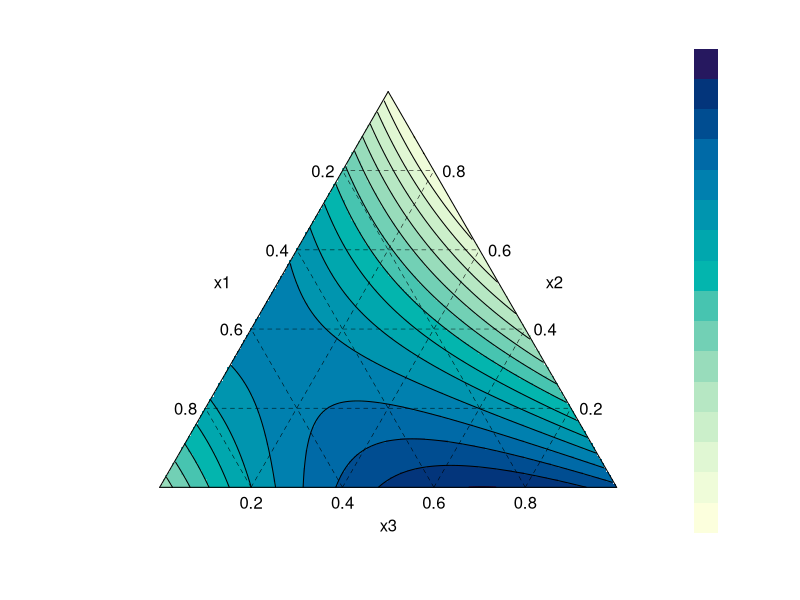

Reproduce this figure in R.
#!/usr/bin/env Rscript
DATAPATH <- Sys.getenv("DATAPATH")

#R code and output:

## Input data.
m = matrix(
c(0.0, 0.0, 1.0, 16.8,
0.0, 0.0, 1.0, 16.0,
0.0, 0.5, 0.5, 10.0,
0.0, 0.5, 0.5,  9.7,
0.0, 0.5, 0.5, 11.8,
0.0, 1.0, 0.0,  8.8,
0.0, 1.0, 0.0, 10.0,
0.5, 0.0, 0.5, 17.7,
0.5, 0.0, 0.5, 16.4,
0.5, 0.0, 0.5, 16.6,
0.5, 0.5, 0.0, 15.0,
0.5, 0.5, 0.0, 14.8,
0.5, 0.5, 0.0, 16.1,
1.0, 0.0, 0.0, 11.0,
1.0, 0.0, 0.0, 12.4), ncol=4, byrow=T)

x1 = m[,1]
x2 = m[,2]
x3 = m[,3]
y  = m[,4]


## Fit model to data.
m1 = lm(y ~ -1 + x1 + x2 + x3 + x1*x2 + x1*x3 + x2*x3)

## Combine model effects for F test.
q = anova(m1)
mss = sum(q[1:6,2])
mdof = round(sum(q[1:6,1]),1)
mmse = mss/mdof
rss = q[7,2]
rdof = q[7,1]
mse = rss/rdof

## Combine and print results.
residual = c(rdof,rss,mse,NA,NA)
model = c(mdof,mss,mmse,mmse/mse,df(mmse/mse,mdof,rdof))
a = data.frame(rbind(model,residual))
names(a) = c("DOF","Sum-of-Squares","MSE","F Value","Prob #> F")
a

#>          DOF Sum-of-Squares         MSE F Value     Prob #> F
#> model      6        2878.27 479.7116667 658.141 1.547746e-13
#> residual   9           6.56   0.7288889      NA           NA

## Print summary of model fit.
summary(m1)

#> Call:
#> lm(formula = y ~ -1 + x1 + x2 + x3 + x1 * x2 + x1 * x3 + x2 * 
#>     x3)
#>
#> Residuals:
#>    Min     1Q Median     3Q    Max 
#>  -0.80  -0.50  -0.30   0.65   1.30 
#>
#> Coefficients:
#>       Estimate Std. Error t value Pr(#>|t|)    
#> x1     11.7000     0.6037  19.381 1.20e-08 ***
#> x2      9.4000     0.6037  15.571 8.15e-08 ***
#> x3     16.4000     0.6037  27.166 6.01e-10 ***
#> x1:x2  19.0000     2.6082   7.285 4.64e-05 ***
#> x1:x3  11.4000     2.6082   4.371  0.00180 ** 
#> x2:x3  -9.6000     2.6082  -3.681  0.00507 ** 
#> ---
#> Signif. codes:  0 ?***? 0.001 ?**? 0.01 ?*? 0.05 ?.? 0.1 ? ? 1 
#>
#> Residual standard error: 0.8537 on 9 degrees of freedom
#> Multiple R-squared: 0.9977,     Adjusted R-squared: 0.9962 
#> F-statistic: 658.1 on 6 and 9 DF,  p-value: 2.271e-11 


## Generate triangular plot.
## Attach lattice library.
library(lattice)

## Generate triangular area for plotting.
trian <- expand.grid(base=seq(0,1,l=100*2), high=seq(0,sin(pi/3),l=87*2))
trian <- subset(trian, (base*sin(pi/3)*2)>high)
trian <- subset(trian, ((1-base)*sin(pi/3)*2)>high)

new <- data.frame(x2=trian$high*2/sqrt(3))
new$x3 <- trian$base-trian$high/sqrt(3)
new$x1 <- 1-new$x3-new$x2

## Predict triangular surface based on regression model.
trian$yhat <- predict(m1, newdata=new)

## Create function to place grid lines and axis labels on the plot.
grade.trellis <- function(from=0.2, to=0.8, step=0.2, col=1, lty=2, lwd=0.5){
  x1 <- seq(from, to, step)
  x2 <- x1/2
  y2 <- x1*sqrt(3)/2
  x3 <- (1-x1)*0.5+x1
  y3 <- sqrt(3)/2-x1*sqrt(3)/2
  panel.segments(x1, 0, x2, y2, col=col, lty=lty, lwd=lwd)
  panel.text(x1, 0, label=x1, pos=1)
  panel.segments(x1, 0, x3, y3, col=col, lty=lty, lwd=lwd)
  panel.text(x2, y2, label=rev(x1), pos=2)
  panel.segments(x2, y2, 1-x2, y2, col=col, lty=lty, lwd=lwd)
  panel.text(x3, y3, label=rev(x1), pos=4)
}

## Generate triangular contour plot.
levelplot(yhat~base*high, trian, aspect="iso", xlim=c(-0.1,1.1), ylim=c(-0.1,0.96),
          xlab=NULL, ylab=NULL, contour=TRUE, labels=FALSE, colorkey=TRUE,
          par.settings=list(axis.line=list(col=NA), axis.text=list(col=NA)))
trellis.focus("panel", 1, 1, highlight=FALSE)
panel.segments(c(0,0,0.5), c(0,0,sqrt(3)/2), c(1,1/2,1), c(0,sqrt(3)/2,0))
grade.trellis()
panel.text(.9,.45,label="x2",pos=2)
panel.text(.1,.45,label="x1",pos=4)
panel.text(.5,-.05,label="x3",pos=1)
trellis.unfocus()
